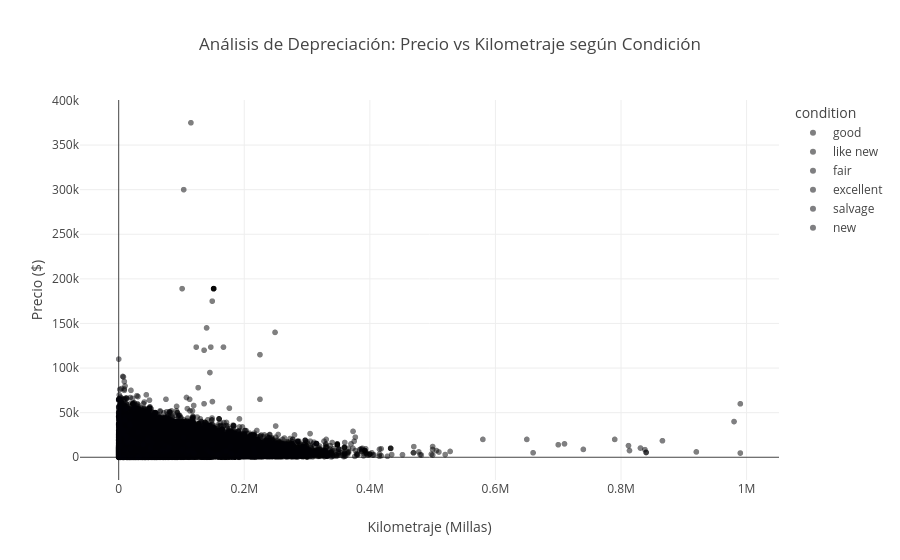

This figure's notebook cell:
### Code cell
# Gráfico interactivo para analizar el impacto del desgaste mecánico en el valor de reventa
fig_scatter = px.scatter(df, x="odometer", y="price", color="condition",
                         title="Análisis de Depreciación: Precio vs Kilometraje según Condición",
                         labels={"odometer": "Kilometraje (Millas)", "price": "Precio ($)"},
                         opacity=0.5)
fig_scatter.show()

### Figure 1 — Plotly figure (JSON) as saved in the notebook; plotly's stock layout.template omitted (floating-point values rounded to 4 significant figures; data arrays with more than 128 entries replaced by an {"elided": "..."} marker saying what was removed)
{"data": [{"hovertemplate": "condition=good<br>Kilometraje (Millas)=%{x}<br>Precio ($)=%{y}<extra></extra>", "legendgroup": "good", "marker": {"color": "#000001", "opacity": 0.5, "symbol": "circle"}, "mode": "markers", "name": "good", "showlegend": true, "type": "scattergl", "x": {"elided": "20145 int values"}, "xaxis": "x", "y": {"elided": "20145 int values"}, "yaxis": "y"}, {"hovertemplate": "condition=like new<br>Kilometraje (Millas)=%{x}<br>Precio ($)=%{y}<extra></extra>", "legendgroup": "like new", "marker": {"color": "#000002", "opacity": 0.5, "symbol": "circle"}, "mode": "markers", "name": "like new", "showlegend": true, "type": "scattergl", "x": {"elided": "4742 int values"}, "xaxis": "x", "y": {"elided": "4742 int values"}, "yaxis": "y"}, {"hovertemplate": "condition=fair<br>Kilometraje (Millas)=%{x}<br>Precio ($)=%{y}<extra></extra>", "legendgroup": "fair", "marker": {"color": "#000003", "opacity": 0.5, "symbol": "circle"}, "mode": "markers", "name": "fair", "showlegend": true, "type": "scattergl", "x": {"elided": "1607 int values"}, "xaxis": "x", "y": {"elided": "1607 int values"}, "yaxis": "y"}, {"hovertemplate": "condition=excellent<br>Kilometraje (Millas)=%{x}<br>Precio ($)=%{y}<extra></extra>", "legendgroup": "excellent", "marker": {"color": "#000004", "opacity": 0.5, "symbol": "circle"}, "mode": "markers", "name": "excellent", "showlegend": true, "type": "scattergl", "x": {"elided": "24773 int values"}, "xaxis": "x", "y": {"elided": "24773 int values"}, "yaxis": "y"}, {"hovertemplate": "condition=salvage<br>Kilometraje (Millas)=%{x}<br>Precio ($)=%{y}<extra></extra>", "legendgroup": "salvage", "marker": {"color": "#000005", "opacity": 0.5, "symbol": "circle"}, "mode": "markers", "name": "salvage", "showlegend": true, "type": "scattergl", "x": [216348, 285000, 120000, 164221, 229704, 175000, 334250, 482000, 249000, 154057, 251880, 219700, 218000, 128000, 221184, 64046, 140657, 158000, 108000, 142000, 57500, 0, 63000, 38000, 116600, 0, 85000, 9621, 97800, 13051, 150000, 17083, 48500, 130235, 200000, 8900, 141000, 174048, 63400, 305000, 108000, 167006, 279000, 75924, 240500, 38000, 86000, 210000, 50000, 108000, 221000, 29328, 60925, 105000, 53888, 143347, 188955, 97690, 163000, 244360, 189388, 180000, 139849, 119000, 9621, 180808, 105000, 235265, 125000, 24500, 29328, 60925, 102247, 113000, 140200, 150000, 49675, 146000, 135000, 100000, 200000, 47000, 148000, 200000, 190000, 153000, 149000, 168000, 163, 201000, 28000, 124000, 291000, 159000, 102611, 338000, 172526, 212523, 170600, 32325, 133335, 180000, 54000, 158731, 100, 49000, 267372, 173000, 207000, 238240, 225000, 106251, 20000, 108489, 181500], "xaxis": "x", "y": [600, 1000, 5500, 999, 850, 5000, 8000, 2500, 1800, 1000, 1500, 1800, 8000, 580, 2700, 11000, 800, 800, 3800, 4100, 12900, 400, 18500, 13500, 5500, 900, 850, 4500, 3750, 22000, 800, 1700, 9450, 2000, 1500, 5000, 4000, 800, 13000, 800, 15000, 2950, 1500, 3500, 800, 10700, 9975, 1400, 1200, 3500, 800, 20750, 8750, 13200, 6750, 2950, 2495, 2400, 2700, 2500, 800, 1200, 1200, 1000, 4500, 500, 4700, 1000, 3500, 5200, 20750, 8750, 8725, 750, 5000, 1700, 3000, 3000, 6000, 2500, 700, 5990, 500, 2500, 2250, 650, 700, 1000, 1900, 600, 7000, 1000, 1500, 7000, 4800, 500, 2000, 700, 3000, 5000, 7000, 450, 9900, 1500, 5000, 14500, 500, 1500, 1000, 850, 500, 3500, 5000, 2900, 2700], "yaxis": "y"}, {"hovertemplate": "condition=new<br>Kilometraje (Millas)=%{x}<br>Precio ($)=%{y}<extra></extra>", "legendgroup": "new", "marker": {"color": "#000006", "opacity": 0.5, "symbol": "circle"}, "mode": "markers", "name": "new", "showlegend": true, "type": "scattergl", "x": {"elided": "143 int values"}, "xaxis": "x", "y": {"elided": "143 int values"}, "yaxis": "y"}], "layout": {"legend": {"title": {"text": "condition"}, "tracegroupgap": 0}, "title": {"text": "Análisis de Depreciación: Precio vs Kilometraje según Condición"}, "xaxis": {"anchor": "y", "domain": [0, 1], "title": {"text": "Kilometraje (Millas)"}}, "yaxis": {"anchor": "x", "domain": [0, 1], "title": {"text": "Precio ($)"}}}}
